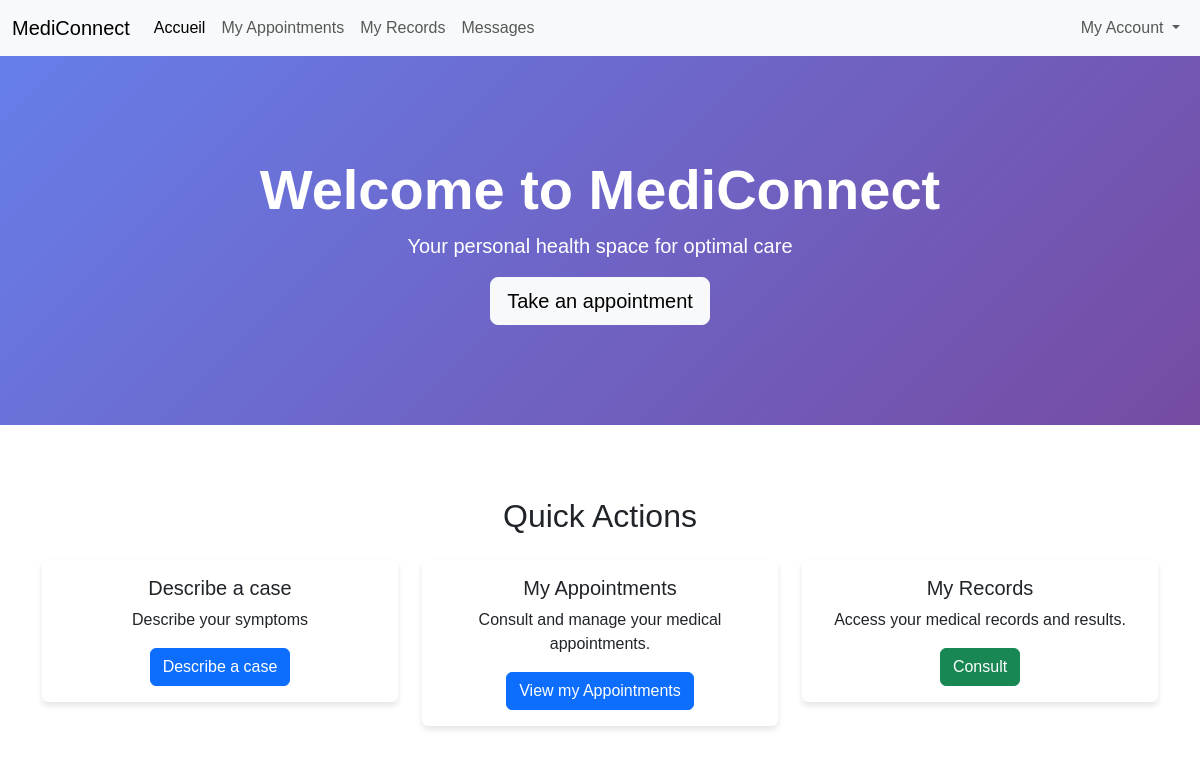
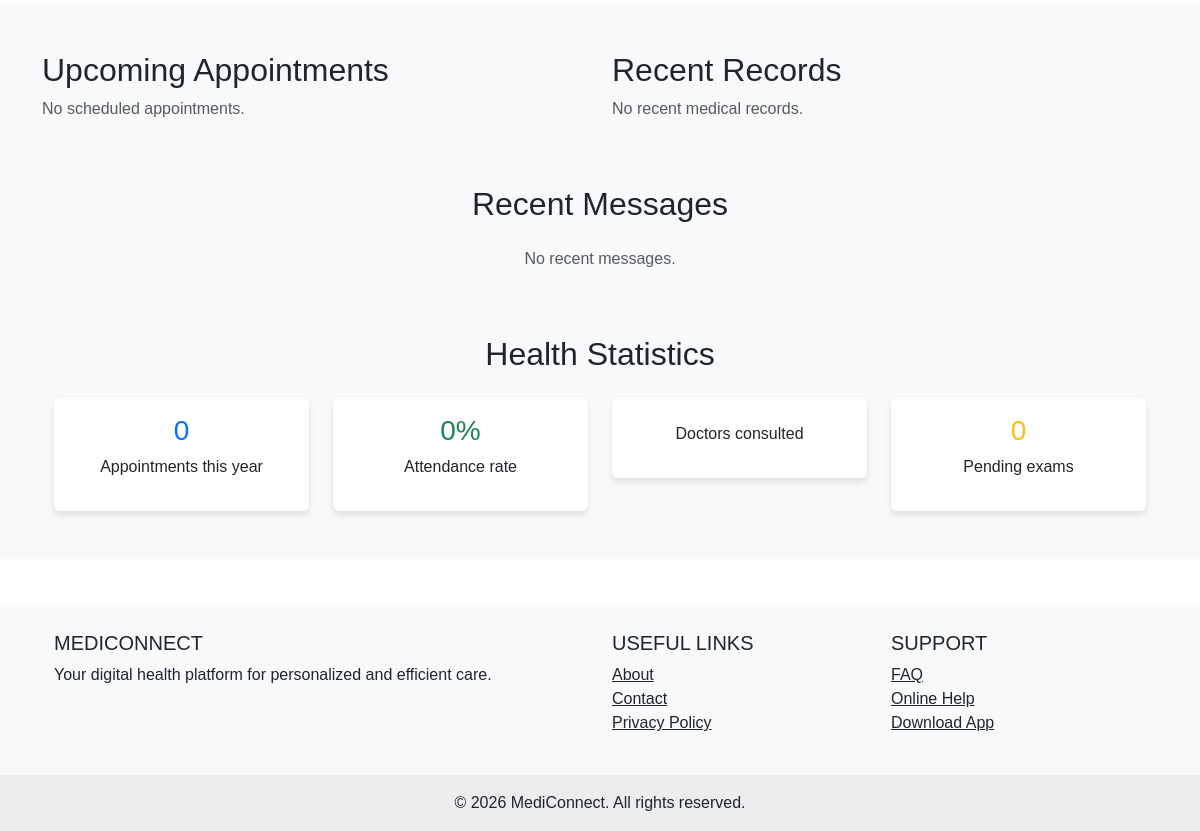
/ (signed in), run on an earlier commit of the app's database (2 pictures, top to bottom).
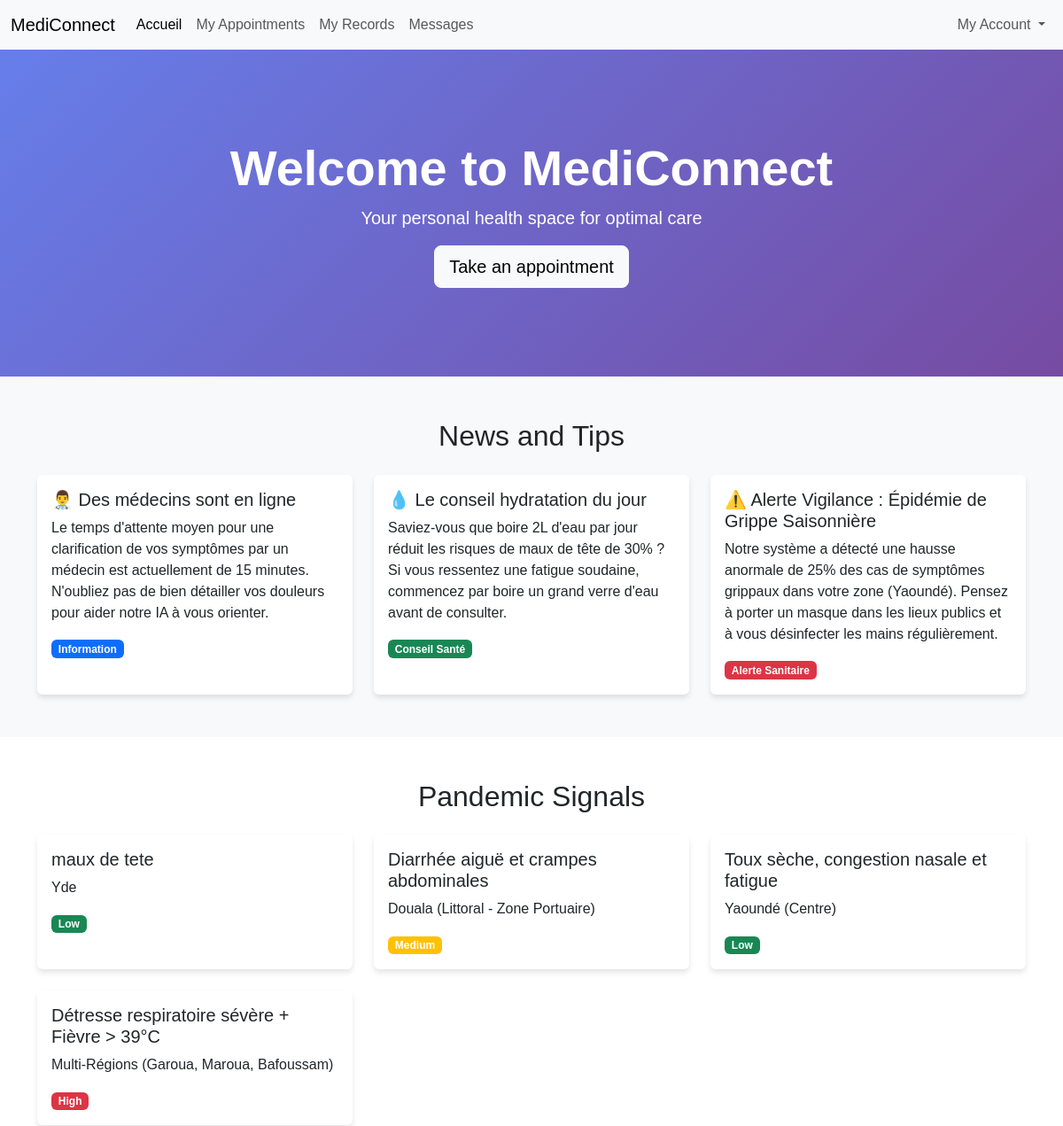
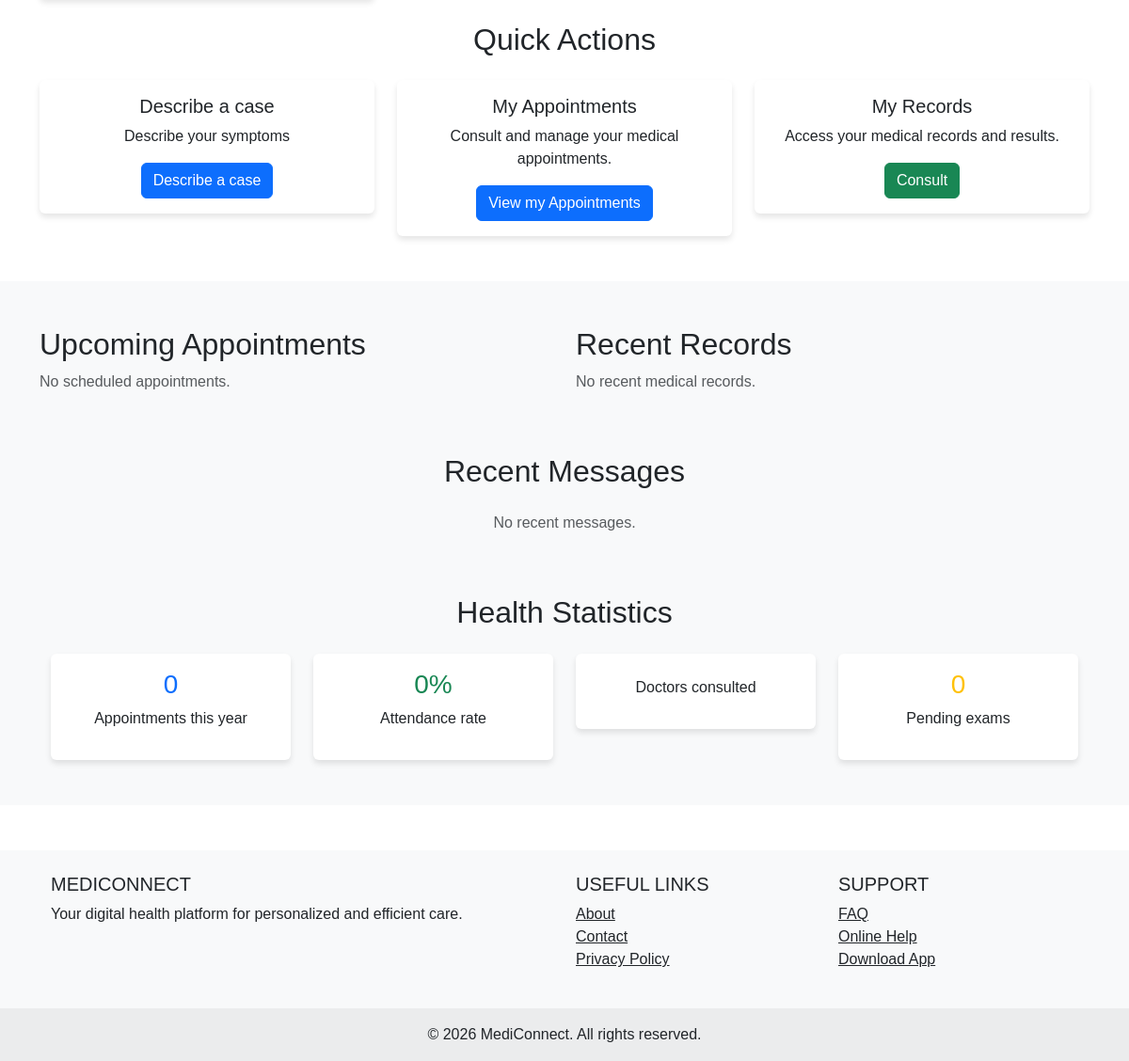
And on a later commit of the database (2 pictures, top to bottom).
### MediConnect/models.py (models this page shows, shortened)
class DashboardInfo(models.Model):
    title = models.CharField(max_length=200, verbose_name="Titre de l'annonce")
    content = models.TextField(verbose_name="Message ou Conseil du jour")
    category = models.CharField(
        max_length=50,
        choices=[('INFO', 'Information'), ('TIP', 'Conseil Santé'), ('ALERT', 'Alerte Sanitaire')],
        default='INFO'
    )
    is_active = models.BooleanField(default=True, verbose_name="Afficher sur l'accueil")
    created_at = models.DateTimeField(auto_now_add=True)
    class Meta:
        verbose_name = "Info Accueil"
        verbose_name_plural = "Infos Accueil"

class PandemicSignal(models.Model):
    id = models.CharField(max_length=36, primary_key=True, default=generate_uuid_pk, editable=False)
    symptom_type = models.CharField(max_length=100)
    region = models.CharField(max_length=100)
    occurrence_count = models.PositiveIntegerField()
    alert_level = models.CharField(max_length=20, default="Low")
    last_detected = models.DateTimeField(auto_now=True)

### MediConnect/views.py (the view)
# urls.py: path('',patient_index,name='patient_index'),
def patient_index(request):
    today = timezone.now().date()
    dashboard_infos = DashboardInfo.objects.filter(is_active=True).order_by('-created_at')
    upcoming_appointments = Appointment.objects.filter(status='SCHEDULED',patient=request.user, date__gte=today).order_by('date', 'time')[:5]
    recent_records = MedicalRecord.objects.all().filter(patient=request.user).order_by('-date')[:3]
    recent_messages = Message.objects.all().filter(sender=request.user,receiver=request.user).order_by('-created_at')[:5]
    pandemic_signals = PandemicSignal.objects.all().order_by('-last_detected')[:5]
    try:
        appointments_this_year = Appointment.objects.filter(patient=request.user, date__year=today.year).count()
        attendance_rate = appointments_this_year / Appointment.objects.filter(patient=request.user).count() * 100
        doctors = Appointment.objects.filter(patient=request.user).values('doctor').distinct()
        pending_exams = MedicalRecord.objects.filter(patient=request.user).count()
    except ZeroDivisionError:
        attendance_rate = 0
        appointments_this_year = 0
        doctors = 0
        pending_exams = 0
    context = {
        'dashboard_infos': dashboard_infos,
        'upcoming_appointments': upcoming_appointments,
        'recent_records': recent_records,
        'recent_messages': recent_messages,
        'pandemic_signals': pandemic_signals,
        'appointments_this_year': appointments_this_year,
        'attendance_rate': attendance_rate,
        'doctors': doctors,
        'pending_exams': pending_exams,
    }
    return render(request, 'MediConnect/index.html', context)

### MediConnect/templates/MediConnect/index.html (shortened to what this page needs)
{% extends "base.html" %}
{% block content %}
<section class="hero-section">
    <div class="container text-center">
        <h1 class="display-4 fw-bold">Welcome to MediConnect</h1>
        <p class="lead">Your personal health space for optimal care</p>
        <a href="{% url 'appointment' %}" class="btn btn-light btn-lg">Take an appointment</a>
    </div>
</section>
{% if dashboard_infos %}
<section class="py-5 bg-light">
    <div class="container">
        <div class="row">
            <div class="col-lg-12">
                <h2 class="text-center mb-4">News and Tips</h2>
                <div class="row g-4">
                    {% for info in dashboard_infos %}
                    <div class="col-md-6 col-lg-4">
                        <div class="card h-100">
                            <div class="card-body">
                                <h5 class="card-title">{{ info.title }}</h5>
                                <p class="card-text">{{ info.content }}</p>
                                <span class="badge
                                    {% if info.category == 'INFO' %}bg-primary
                                    {% elif info.category == 'TIP' %}bg-success
                                    {% elif info.category == 'ALERT' %}bg-danger
                                    {% endif %}">
                                    {{ info.get_category_display }}
                                </span>
                            </div>
                        </div>
                    </div>
                    {% endfor %}
                </div>
            </div>
        </div>
    </div>
</section>
{% endif %}
<section class="py-5">
    <div class="container">
        <div class="row">
            <div class="col-lg-12 mx-auto">
                {% if pandemic_signals %}
                <h2 class="text-center mb-4">Pandemic Signals</h2>
                <div class="row g-4">
                    {% for signal in pandemic_signals %}
                    <div class="col-md-6 col-lg-4">
                        <div class="card h-100">
                            <div class="card-body">
                                <h5 class="card-title">{{ signal.symptom_type }}</h5>
                                <p class="card-text">{{ signal.region }}</p>
                                <span class="badge
                                    {% if signal.alert_level == 'Low' %}bg-success
                                    {% elif signal.alert_level == 'Medium' %}bg-warning
                                    {% elif signal.alert_level == 'High' %}bg-danger
                                    {% endif %}">
                                    {{ signal.alert_level }}
                                </span>
                            </div>
                        </div>
                    </div>
                    {% endfor %}
                </div>
                {% endif %}
                <h2 class="text-center mb-4 mt-4">Quick Actions</h2>
                <div class="row g-4">
                    <div class="col-md-4">
                        <div class="card text-center">
                            <div class="card-body">
                                <h5 class="card-title">Describe a case</h5>
                                <p class="card-text">Describe your symptoms</p>
                                <a href="{% url 'submit_case' %}" class="btn btn-primary">Describe a case</a>
                            </div>
                        </div>
                    </div>
                    <div class="col-md-4">
                        <div class="card text-center">
                            <div class="card-body">
                                <h5 class="card-title">My Appointments</h5>
                                <p class="card-text">Consult and manage your medical appointments.</p>
                                <a href="{% url 'my_appointments' %}" class="btn btn-primary">View my Appointments</a>
                            </div>
                        </div>
                    </div>
                    <div class="col-md-4">
                        <div class="card text-center">
                            <div class="card-body">
                                <h5 class="card-title">My Records</h5>
                                <p class="card-text">Access your medical records and results.</p>
                                <a href="{% url 'my_records' %}" class="btn btn-success">Consult</a>
                            </div>
                        </div>
                    </div>
                </div>
            </div>
        </div>
    </div>
</section>
<section class="bg-light py-5">
    <div class="container">
        <div class="row">
            <div class="col-lg-6">
                <h2>Upcoming Appointments</h2>
                {% if upcoming_appointments %}
                <div class="list-group">
                    {% for appointment in upcoming_appointments %}
                    <a href="#" class="list-group-item list-group-item-action d-flex justify-content-between align-items-center">
                        <div>
                            <h6 class="mb-1">{{ appointment.doctor.first_name }} {{ appointment.doctor.last_name }} - {{ appointment.doctor.get_role_display }}</h6>
                            <p class="mb-1">{{ appointment.date|date:"d F Y" }} - {{ appointment.time|time:"H:i" }}</p>
                            {% if appointment.notes %}
                            <small class="text-muted">{{ appointment.notes|truncatechars:50 }}</small>
                            {% endif %}
                        </div>
                        <span class="badge bg-primary rounded-pill">Dans {{ appointment.date|timeuntil }}</span>
                    </a>
                    {% endfor %}
                </div>
                {% else %}
                <p class="text-muted">No scheduled appointments.</p>
                {% endif %}
            </div>
            <div class="col-lg-6">
                <h2>Recent Records</h2>
                {% if recent_records %}
                <div class="list-group">
                    {% for record in recent_records %}
                    <div class="list-group-item">
                        <h6 class="mb-1">{{ record.diagnosis }}</h6>
                        <p class="mb-1">{{ record.date|date:"d F Y" }} - {{ record.doctor.first_name }} {{ record.doctor.last_name }}</p>
                        {% if record.treatment %}
                        <small class="text-muted">Traitement: {{ record.treatment|truncatechars:50 }}</small>
                        {% endif %}
                    </div>
                    {% endfor %}
                </div>
                {% else %}
                <p class="text-muted">No recent medical records.</p>
                {% endif %}
            </div>
        </div>
<section class="py-5 bg-light">
    <div class="container">
        <div class="row">
            <div class="col-lg-12">
                <h2 class="text-center mb-4">Recent Messages</h2>
                {% if recent_messages %}
                <div class="row g-4">
                    {% for message in recent_messages %}
                    <div class="col-md-6 col-lg-4">
                        <div class="card {% if not message.is_read %}border-primary{% endif %}">
                            <div class="card-body">
                                <h6 class="card-title">{{ message.subject }}</h6>
                                <p class="card-text">{{ message.content|truncatechars:100 }}</p>
                                <small class="text-muted">De: {{ message.sender.first_name }} {{ message.sender.last_name }} - {{ message.created_at|date:"d F Y H:i" }}</small>
                                {% if not message.is_read %}
                                <span class="badge bg-primary">Nouveau</span>
                                {% endif %}
                            </div>
                        </div>
                    </div>
                    {% endfor %}
                </div>
                {% else %}
                <p class="text-center text-muted">No recent messages.</p>
                {% endif %}
            </div>
        </div>
    </div>
</section>
    <div class="container">
        <div class="row">
            <div class="col-lg-12">
                <h2 class="text-center mb-4">Health Statistics</h2>
                <div class="row text-center">
                    <div class="col-md-3">
                        <div class="card">
                            <div class="card-body">
                                <h3 class="text-primary">{{appointments_this_year}}</h3>
                                <p>Appointments this year</p>
                            </div>
                        </div>
                    </div>
                    <div class="col-md-3">
                        <div class="card">
                            <div class="card-body">
                                <h3 class="text-success">{{attendance_rate}}%</h3>
                                <p>Attendance rate</p>
                            </div>
                        </div>
                    </div>
                    <div class="col-md-3">
                        <div class="card">
                            <div class="card-body">
                                <p>Doctors consulted</p>
                            </div>
                        </div>
                    </div>
                    <div class="col-md-3">
                        <div class="card">
                            <div class="card-body">
                                <h3 class="text-warning">{{pending_exams}}</h3>
                                <p>Pending exams</p>
                            </div>
                        </div>
                    </div>
                </div>
            </div>
        </div>
    </div>
</section>
{% endblock %}

### MediConnect/templates/base.html (shortened to what this page needs)
<!DOCTYPE html>
<html lang="en">
<head>
    <link href="https://cdn.jsdelivr.net/npm/bootstrap@5.3.0/dist/css/bootstrap.min.css" rel="stylesheet">
</head>
<body>
    {% include "MediConnect/include/header.html" %}
    <main>
        {% block content %}{% endblock %}
    </main>
    {% include "MediConnect/include/footer.html" %}
</body>
</html>

### MediConnect/templates/MediConnect/include/header.html (shortened to what this page needs)
<nav class="navbar navbar-expand-lg navbar-light bg-light">
    <div class="container-fluid">
        <a class="navbar-brand" href="{% url 'patient_index' %}">MediConnect</a>
        <div class="collapse navbar-collapse" id="navbarNav">
            <ul class="navbar-nav me-auto">
                {% if user.is_authenticated %}
                <li class="nav-item">
                    <a class="nav-link active" aria-current="page" href="{% url 'patient_index' %}">Accueil</a>
                </li>
                <li class="nav-item">
                    <a class="nav-link" href="{% url 'my_appointments' %}">My Appointments</a>
                </li>
                <li class="nav-item">
                    <a class="nav-link" href="{% url 'my_records' %}">My Records</a>
                </li>
                <li class="nav-item">
                    <a class="nav-link" href="{% url 'my_messages' %}">Messages</a>
                </li>
                {% endif %}
            </ul>
            <ul class="navbar-nav">
                <li class="nav-item dropdown">
                    <a class="nav-link dropdown-toggle" href="#" id="navbarDropdown" role="button" data-bs-toggle="dropdown" aria-expanded="false">
                        My Account
                    </a>
                </li>
            </ul>
        </div>
    </div>
</nav>

### MediConnect/templates/MediConnect/include/footer.html
<footer class="bg-light text-center text-lg-start mt-5">
    <div class="container p-4">
        <div class="row">
            <div class="col-lg-6 col-md-12 mb-4 mb-md-0">
                <h5 class="text-uppercase">MediConnect</h5>
                <p>
                    Your digital health platform for personalized and efficient care.
                </p>
            </div>
            <div class="col-lg-3 col-md-6 mb-4 mb-md-0">
                <h5 class="text-uppercase">Useful Links</h5>
                <ul class="list-unstyled mb-0">
                    <li><a href="#" class="text-dark">About</a></li>
                    <li><a href="#" class="text-dark">Contact</a></li>
                    <li><a href="#" class="text-dark">Privacy Policy</a></li>
                </ul>
            </div>
            <div class="col-lg-3 col-md-6 mb-4 mb-md-0">
                <h5 class="text-uppercase">Support</h5>
                <ul class="list-unstyled">
                    <li><a href="#" class="text-dark">FAQ</a></li>
                    <li><a href="#" class="text-dark">Online Help</a></li>
                    <li><a href="#" class="text-dark">Download App</a></li>
                </ul>
            </div>
        </div>
    </div>
    <div class="text-center p-3" style="background-color: rgba(0, 0, 0, 0.05);">
        © 2026 MediConnect. All rights reserved.
    </div>
</footer>

What changed in the data, as far as the page shows it:
added DashboardInfo: title "👨‍⚕️ Des médecins sont en ligne", content "Le temps d'attente moyen pour une clarification de vos symptômes par un médecin est actuellement de 15 minutes. N'oubliez pas de bien détailler vos douleurs pour aider notre IA à vous orienter.", category "Information"
added DashboardInfo: title "💧 Le conseil hydratation du jour", content "Saviez-vous que boire 2L d'eau par jour réduit les risques de maux de tête de 30% ? Si vous ressentez une fatigue soudaine, commencez par boire un grand verre d'eau avant de consulter.", category "Conseil Santé"
added DashboardInfo: title "⚠️ Alerte Vigilance : Épidémie de Grippe Saisonnière", content "Notre système a détecté une hausse anormale de 25% des cas de symptômes grippaux dans votre zone (Yaoundé). Pensez à porter un masque dans les lieux publics et à vous désinfecter les mains régulièrement.", category "Alerte Sanitaire"
added PandemicSignal: symptom_type "maux de tete", region "Yde", alert_level "Low"
added PandemicSignal: symptom_type "Diarrhée aiguë et crampes abdominales", region "Douala (Littoral - Zone Portuaire)", alert_level "Medium"
added PandemicSignal: symptom_type "Toux sèche, congestion nasale et fatigue", region "Yaoundé (Centre)", alert_level "Low"
added PandemicSignal: symptom_type "Détresse respiratoire sévère + Fièvre > 39°C", region "Multi-Régions (Garoua, Maroua, Bafoussam)", alert_level "High"
Also different on the page:
text now shown: "News and Tips Pandemic Signals"
